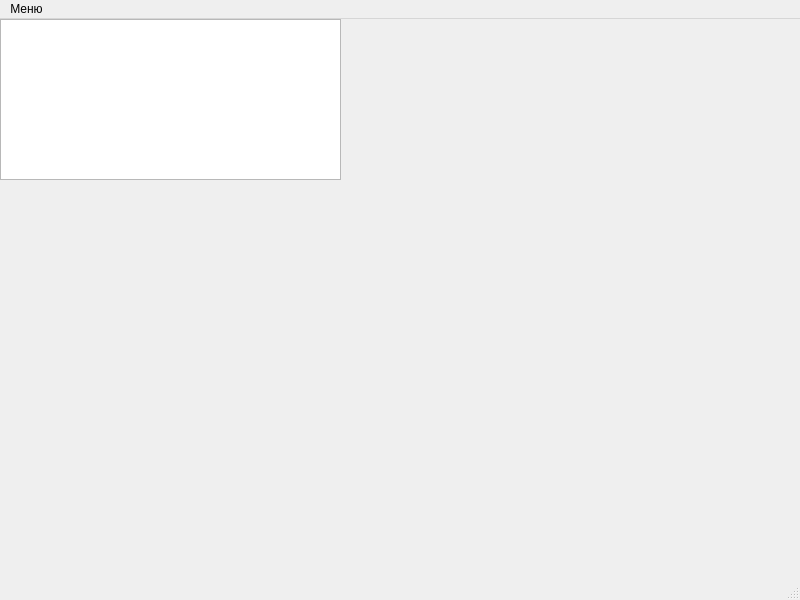
<?xml version="1.0" encoding="UTF-8"?>
<ui version="4.0">
 <class>MainWindow</class>
 <widget class="QMainWindow" name="MainWindow">
  <property name="geometry">
   <rect>
    <x>0</x>
    <y>0</y>
    <width>800</width>
    <height>600</height>
   </rect>
  </property>
  <property name="windowTitle">
   <string>Лабораторная работа №1</string>
  </property>
  <widget class="QWidget" name="centralwidget">
   <widget class="QTextEdit" name="textEdit">
    <property name="geometry">
     <rect>
      <x>0</x>
      <y>0</y>
      <width>341</width>
      <height>161</height>
     </rect>
    </property>
   </widget>
  </widget>
  <widget class="QMenuBar" name="menubar">
   <property name="geometry">
    <rect>
     <x>0</x>
     <y>0</y>
     <width>800</width>
     <height>21</height>
    </rect>
   </property>
   <widget class="QMenu" name="menu">
    <property name="title">
     <string>Меню</string>
    </property>
    <addaction name="action"/>
    <addaction name="action_2"/>
   </widget>
   <addaction name="menu"/>
  </widget>
  <widget class="QStatusBar" name="statusbar"/>
  <action name="action">
   <property name="text">
    <string>Авторы</string>
   </property>
  </action>
  <action name="action_2">
   <property name="text">
    <string>Выход</string>
   </property>
  </action>
 </widget>
 <resources/>
 <connections>
  <connection>
   <sender>action_2</sender>
   <signal>triggered()</signal>
   <receiver>MainWindow</receiver>
   <slot>close()</slot>
   <hints>
    <hint type="sourcelabel">
     <x>-1</x>
     <y>-1</y>
    </hint>
    <hint type="destinationlabel">
     <x>399</x>
     <y>299</y>
    </hint>
   </hints>
  </connection>
 </connections>
</ui>
